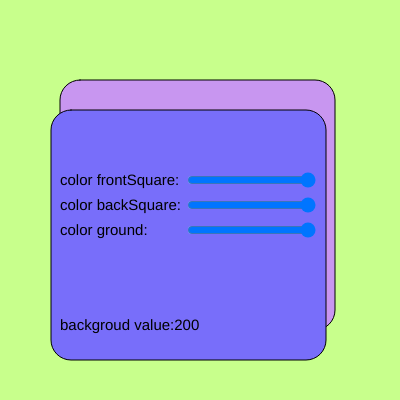
Frame 1 (no input)
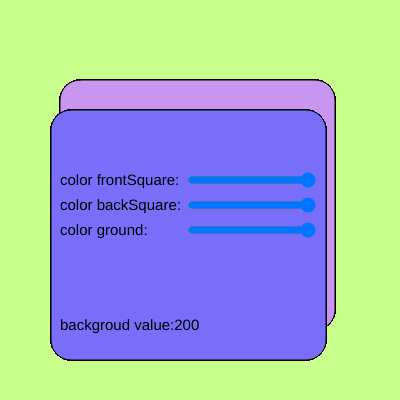
Frame 60 (no input)
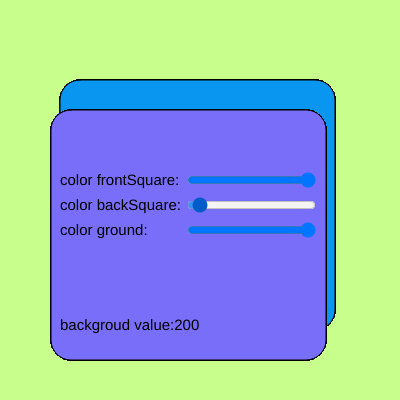
Frame 120 (the mouse pressed at the canvas centre since frame 60)

The p5.js sketch that drew these frames (run headless with seeded random() and noise() and a simulated clock; from frame 60 on, the mouse is pressed at the canvas centre):

// p5.js sketch
// ── sketch.js
var slider;
var context;
var fontSize = 15;
var sliderFront;
var sliderBack ;
var sliderGround;


function setup() {
  createCanvas(400, 400);
  sliderFront = createSlider(0,250,333);
  sliderBack = createSlider(0,200,250);
  sliderGround = createSlider(0,200,250);
  backSquare = createGraphics(400,400);
  frontSquare = createGraphics(400,400);
  textSize(fontSize);
  
}

function draw() {
  background(sliderGround.value(), 255,140);
  
  backSquare.fill(sliderBack.value(), 150,240);
  backSquare.rect(50,70,275,250, 20);  
  image(backSquare, 10,10);// rect back
  
  frontSquare.fill(120,110,sliderFront.value());
  frontSquare.rect(50,90,275,250, 20); // rect front
  image(frontSquare, 1,20);// rect back

  
  sliderFront.position(185,170);
  sliderBack.position(185,195);
  sliderGround.position(185,220);
  
  text("color frontSquare:", 60,185);
  text("color backSquare:", 60, 210);
  text("color ground:", 60, 235);
  text("backgroud value:" + sliderGround.value(), 60, 330);
 
}
